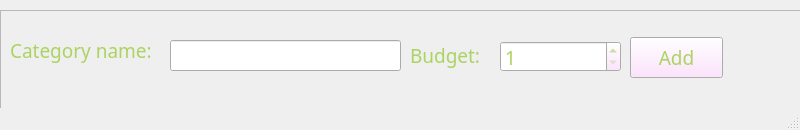
<?xml version="1.0" encoding="UTF-8"?>
<ui version="4.0">
 <class>AddWindow</class>
 <widget class="QMainWindow" name="AddWindow">
  <property name="geometry">
   <rect>
    <x>0</x>
    <y>0</y>
    <width>800</width>
    <height>130</height>
   </rect>
  </property>
  <property name="windowTitle">
   <string>AddWindow</string>
  </property>
  <widget class="QWidget" name="centralwidget">
   <widget class="QFrame" name="frame">
    <property name="geometry">
     <rect>
      <x>0</x>
      <y>10</y>
      <width>821</width>
      <height>221</height>
     </rect>
    </property>
    <property name="palette">
     <palette>
      <active>
       <colorrole role="WindowText">
        <brush brushstyle="SolidPattern">
         <color alpha="255">
          <red>172</red>
          <green>211</green>
          <blue>98</blue>
         </color>
        </brush>
       </colorrole>
       <colorrole role="Button">
        <brush brushstyle="SolidPattern">
         <color alpha="255">
          <red>255</red>
          <green>219</green>
          <blue>255</blue>
         </color>
        </brush>
       </colorrole>
       <colorrole role="Text">
        <brush brushstyle="SolidPattern">
         <color alpha="255">
          <red>172</red>
          <green>211</green>
          <blue>98</blue>
         </color>
        </brush>
       </colorrole>
       <colorrole role="ButtonText">
        <brush brushstyle="SolidPattern">
         <color alpha="255">
          <red>172</red>
          <green>211</green>
          <blue>98</blue>
         </color>
        </brush>
       </colorrole>
       <colorrole role="Highlight">
        <brush brushstyle="SolidPattern">
         <color alpha="255">
          <red>255</red>
          <green>219</green>
          <blue>255</blue>
         </color>
        </brush>
       </colorrole>
       <colorrole role="PlaceholderText">
        <brush brushstyle="SolidPattern">
         <color alpha="128">
          <red>172</red>
          <green>211</green>
          <blue>98</blue>
         </color>
        </brush>
       </colorrole>
      </active>
      <inactive>
       <colorrole role="WindowText">
        <brush brushstyle="SolidPattern">
         <color alpha="255">
          <red>172</red>
          <green>211</green>
          <blue>98</blue>
         </color>
        </brush>
       </colorrole>
       <colorrole role="Button">
        <brush brushstyle="SolidPattern">
         <color alpha="255">
          <red>255</red>
          <green>219</green>
          <blue>255</blue>
         </color>
        </brush>
       </colorrole>
       <colorrole role="Text">
        <brush brushstyle="SolidPattern">
         <color alpha="255">
          <red>172</red>
          <green>211</green>
          <blue>98</blue>
         </color>
        </brush>
       </colorrole>
       <colorrole role="ButtonText">
        <brush brushstyle="SolidPattern">
         <color alpha="255">
          <red>172</red>
          <green>211</green>
          <blue>98</blue>
         </color>
        </brush>
       </colorrole>
       <colorrole role="Highlight">
        <brush brushstyle="SolidPattern">
         <color alpha="255">
          <red>255</red>
          <green>219</green>
          <blue>255</blue>
         </color>
        </brush>
       </colorrole>
       <colorrole role="PlaceholderText">
        <brush brushstyle="SolidPattern">
         <color alpha="128">
          <red>172</red>
          <green>211</green>
          <blue>98</blue>
         </color>
        </brush>
       </colorrole>
      </inactive>
      <disabled>
       <colorrole role="WindowText">
        <brush brushstyle="SolidPattern">
         <color alpha="255">
          <red>120</red>
          <green>120</green>
          <blue>120</blue>
         </color>
        </brush>
       </colorrole>
       <colorrole role="Button">
        <brush brushstyle="SolidPattern">
         <color alpha="255">
          <red>255</red>
          <green>219</green>
          <blue>255</blue>
         </color>
        </brush>
       </colorrole>
       <colorrole role="Text">
        <brush brushstyle="SolidPattern">
         <color alpha="255">
          <red>120</red>
          <green>120</green>
          <blue>120</blue>
         </color>
        </brush>
       </colorrole>
       <colorrole role="ButtonText">
        <brush brushstyle="SolidPattern">
         <color alpha="255">
          <red>120</red>
          <green>120</green>
          <blue>120</blue>
         </color>
        </brush>
       </colorrole>
       <colorrole role="Highlight">
        <brush brushstyle="SolidPattern">
         <color alpha="255">
          <red>0</red>
          <green>120</green>
          <blue>215</blue>
         </color>
        </brush>
       </colorrole>
       <colorrole role="PlaceholderText">
        <brush brushstyle="SolidPattern">
         <color alpha="128">
          <red>0</red>
          <green>0</green>
          <blue>0</blue>
         </color>
        </brush>
       </colorrole>
      </disabled>
     </palette>
    </property>
    <property name="font">
     <font>
      <family>Candara</family>
      <pointsize>14</pointsize>
     </font>
    </property>
    <property name="frameShape">
     <enum>QFrame::StyledPanel</enum>
    </property>
    <property name="frameShadow">
     <enum>QFrame::Raised</enum>
    </property>
    <widget class="QLabel" name="label">
     <property name="geometry">
      <rect>
       <x>10</x>
       <y>25</y>
       <width>161</width>
       <height>31</height>
      </rect>
     </property>
     <property name="text">
      <string>Category name: </string>
     </property>
    </widget>
    <widget class="QLineEdit" name="lineEdit">
     <property name="geometry">
      <rect>
       <x>170</x>
       <y>30</y>
       <width>231</width>
       <height>31</height>
      </rect>
     </property>
    </widget>
    <widget class="QSpinBox" name="spinBox">
     <property name="geometry">
      <rect>
       <x>500</x>
       <y>31</y>
       <width>121</width>
       <height>31</height>
      </rect>
     </property>
     <property name="minimum">
      <number>1</number>
     </property>
     <property name="maximum">
      <number>10000</number>
     </property>
    </widget>
    <widget class="QLabel" name="label_2">
     <property name="geometry">
      <rect>
       <x>410</x>
       <y>30</y>
       <width>81</width>
       <height>31</height>
      </rect>
     </property>
     <property name="text">
      <string>Budget:</string>
     </property>
    </widget>
    <widget class="QPushButton" name="AddButton">
     <property name="geometry">
      <rect>
       <x>630</x>
       <y>27</y>
       <width>93</width>
       <height>41</height>
      </rect>
     </property>
     <property name="text">
      <string>Add</string>
     </property>
    </widget>
   </widget>
  </widget>
  <widget class="QMenuBar" name="menubar">
   <property name="geometry">
    <rect>
     <x>0</x>
     <y>0</y>
     <width>800</width>
     <height>26</height>
    </rect>
   </property>
  </widget>
  <widget class="QStatusBar" name="statusbar"/>
 </widget>
 <resources/>
 <connections/>
</ui>
